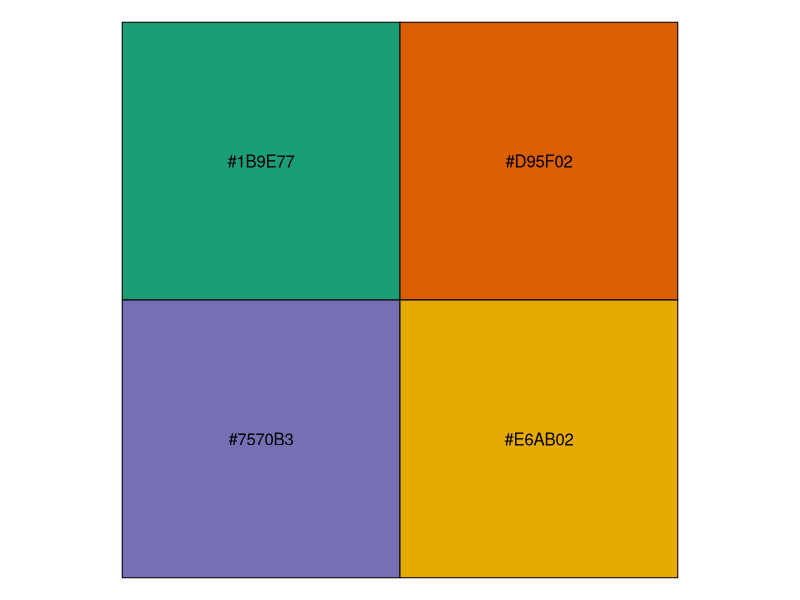

This figure's R source: (Note: this script raises an error after producing the figure.)
# Gina, derived from lydia
# make manuscript figs
# created 5/21/2020
# updated 


library(readr)
library(ggplot2)
library(ggrepel)

# fig settings ------------------------------------------------------------

mycols <- c("#1B9E77", "#D95F02", "#7570B3", "#E6AB02")
scales::show_col(mycols)
theme_set(theme_bw())


# data --------------------------------------------------------------------

site_scores <- read_csv("01_stats-nmds/st_nmds-site.csv")
spp_scores  <- read_csv("01_stats-nmds/st_nmds-spp.csv")
site_hull <- read_csv("01_stats-nmds/st_nmds-site-hulls.csv")



# figure ------------------------------------------------------------------

library(ggrepel)

ggplot() +
  geom_point(data = site_scores, 
             aes(x = NMDS1, 
                 y = NMDS2, 
                 color = site_sys, shape = cc_trt), 
             size = 3, 
             alpha = 0.6) +
  geom_text_repel(data = spp_scores, 
                  aes(x = NMDS1, 
                      y = NMDS2, 
                      label = speciesID), 
                  alpha = 0.5) + # Species as text - better!
  geom_polygon(data = hull_1, 
               aes(x = NMDS1, 
                   y = NMDS2, 
                   fill = site_sys_trt),
               alpha = 0.3) + 
  geom_hline(yintercept = 0, lty = 2) +
  geom_vline(xintercept = 0, lty = 2) +
  # -- the following stuff is for aesthetic purposes --
  scale_color_manual(values = mycols) +
  scale_fill_manual(values = c("#1B9E77", "#1B9E77",
                               "#D95F02", "#D95F02",
                               "#7570B3", "#7570B3",
                               "#E6AB02", "#E6AB02")) +
  labs(color = "Site",
       shape = "Cover Crop Treatment")+
  guides(fill = FALSE)+
  theme_bw() +
  theme(legend.direction  = "vertical",
        legend.background = element_rect(color = "black"),
        legend.text       = element_text(size = 12),
        legend.title      = element_text(size = 14),
        axis.title        = element_text(size = 14),
        axis.text         = element_text(size = 12))
